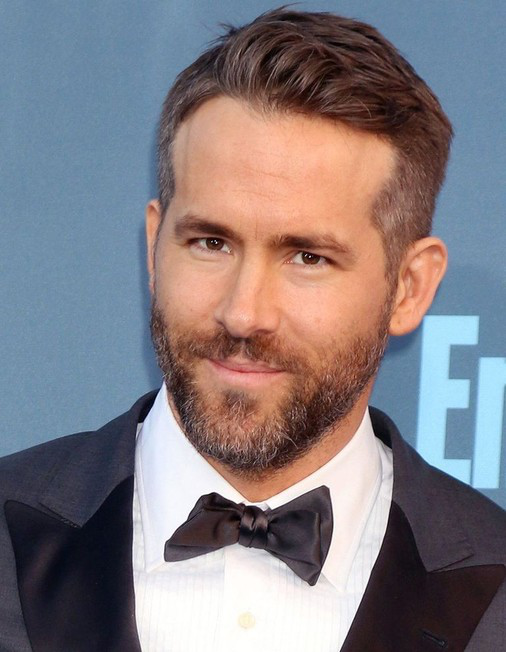
#> input picture images/reynolds.png, 506 x 652 px
$ python face_test.py
#> lines starting #> are read from the running program, lines starting #| are printed output that depends on the picture; after the words box and inside, x2 and y2 are one past the last pixel; in counts of white or black regions, pixels touching at a corner belong together
import cv2

imagePath = "./images/reynolds.png"
cascPath = "./face_detector/haarcascade_frontalface_default.xml"

# Create the haar cascade
faceCascade = cv2.CascadeClassifier(cascPath)

# Read the image
image = cv2.imread(imagePath)
#> image is the input picture: shape (652, 506, 3); mean B, G, R 129.3, 124, 130.9
gray = cv2.cvtColor(image, cv2.COLOR_BGR2GRAY)
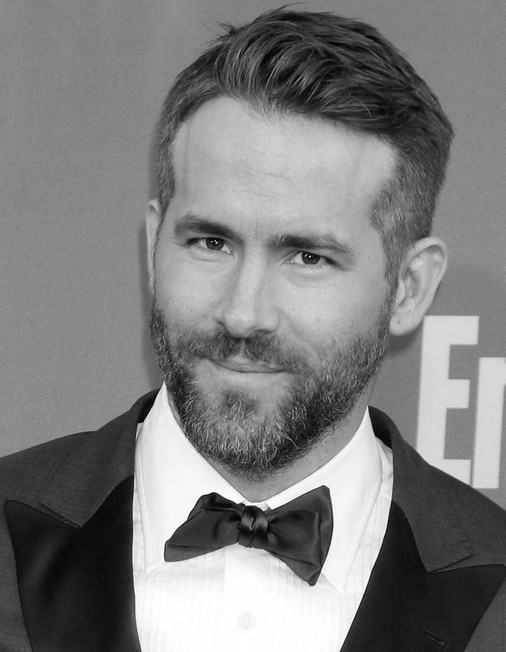
#> gray: shape (652, 506); min 0, max 255, mean 126.6

# Detect faces in the image
faces = faceCascade.detectMultiScale(
    gray,
    scaleFactor=1.1,
    minNeighbors=5,
    minSize=(30, 30),
    flags = cv2.CASCADE_SCALE_IMAGE
)
#> faces = [[106, 135, 294, 294]]

print("Found {0} faces!".format(len(faces)))
#| Found 1 faces!

# Draw a rectangle around the faces
for (x, y, w, h) in faces:
    cv2.rectangle(image, (x, y), (x+w, y+h), (0, 255, 0), 2)
#> this loop made 1 pass
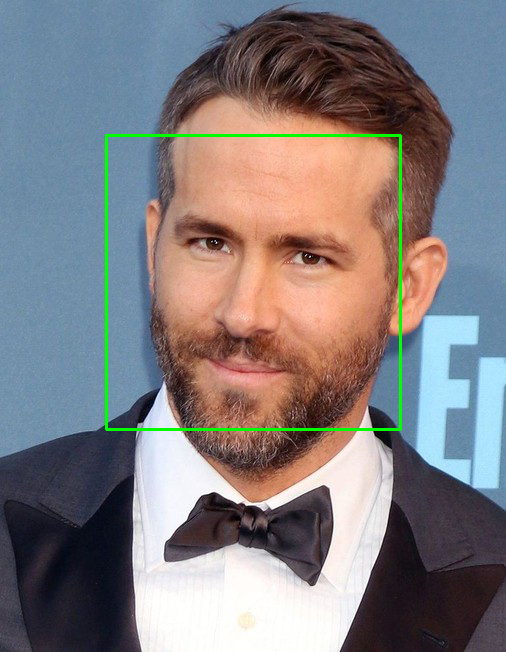
#> image: shape (652, 506, 3); 1.07% of pixels changed, all inside (x1, y1, x2, y2) = (105, 134, 402, 431)

cv2.imshow("Faces found", image)
cv2.waitKey(0)

$ run again, with images/curtis.png copied over images/reynolds.png
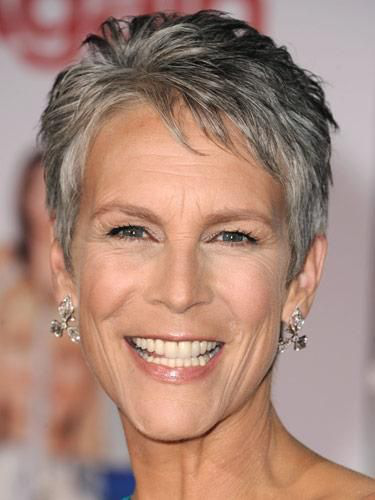
#> input picture images/curtis.png, 375 x 500 px
#> image is the input picture: shape (500, 375, 3); mean B, G, R 121.1, 134.6, 168.7
#> `gray = cv2.cvtColor(image, cv2.COLOR_BGR2GRAY)`:
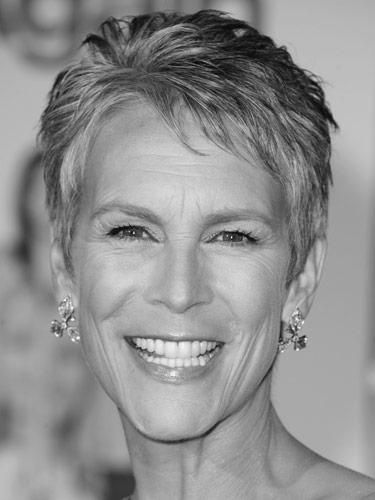
#> gray: shape (500, 375); min 1, max 248, mean 143.3
#> faces = [[55, 137, 253, 253]]
#| Found 1 faces!
#> the loop `for (x, y, w, h) in faces:` made 1 pass
#> after the loop `for (x, y, w, h) in faces:`:
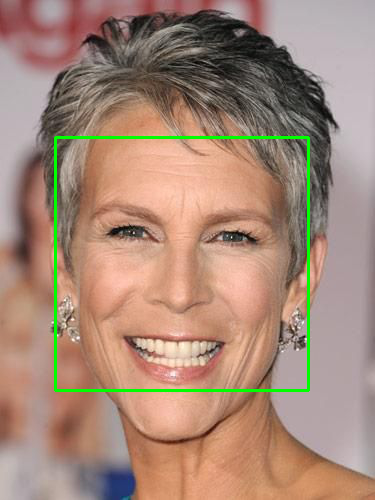
#> image: shape (500, 375, 3); 1.62% of pixels changed, all inside (x1, y1, x2, y2) = (54, 136, 310, 392)

$ run again, with images/ford.png copied over images/reynolds.png
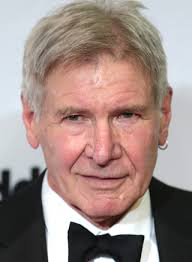
#> input picture images/ford.png, 192 x 262 px
#> image is the input picture: shape (262, 192, 3); mean B, G, R 134, 139.3, 159.1
#> `gray = cv2.cvtColor(image, cv2.COLOR_BGR2GRAY)`:
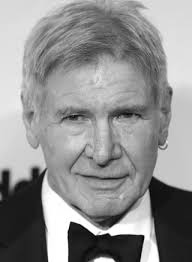
#> gray: shape (262, 192); min 0, max 255, mean 144.6
#> faces = [[31, 62, 143, 143]]
#| Found 1 faces!
#> the loop `for (x, y, w, h) in faces:` made 1 pass
#> after the loop `for (x, y, w, h) in faces:`:
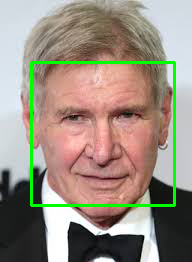
#> image: shape (262, 192, 3); 3.4% of pixels changed, all inside (x1, y1, x2, y2) = (30, 61, 176, 207)
